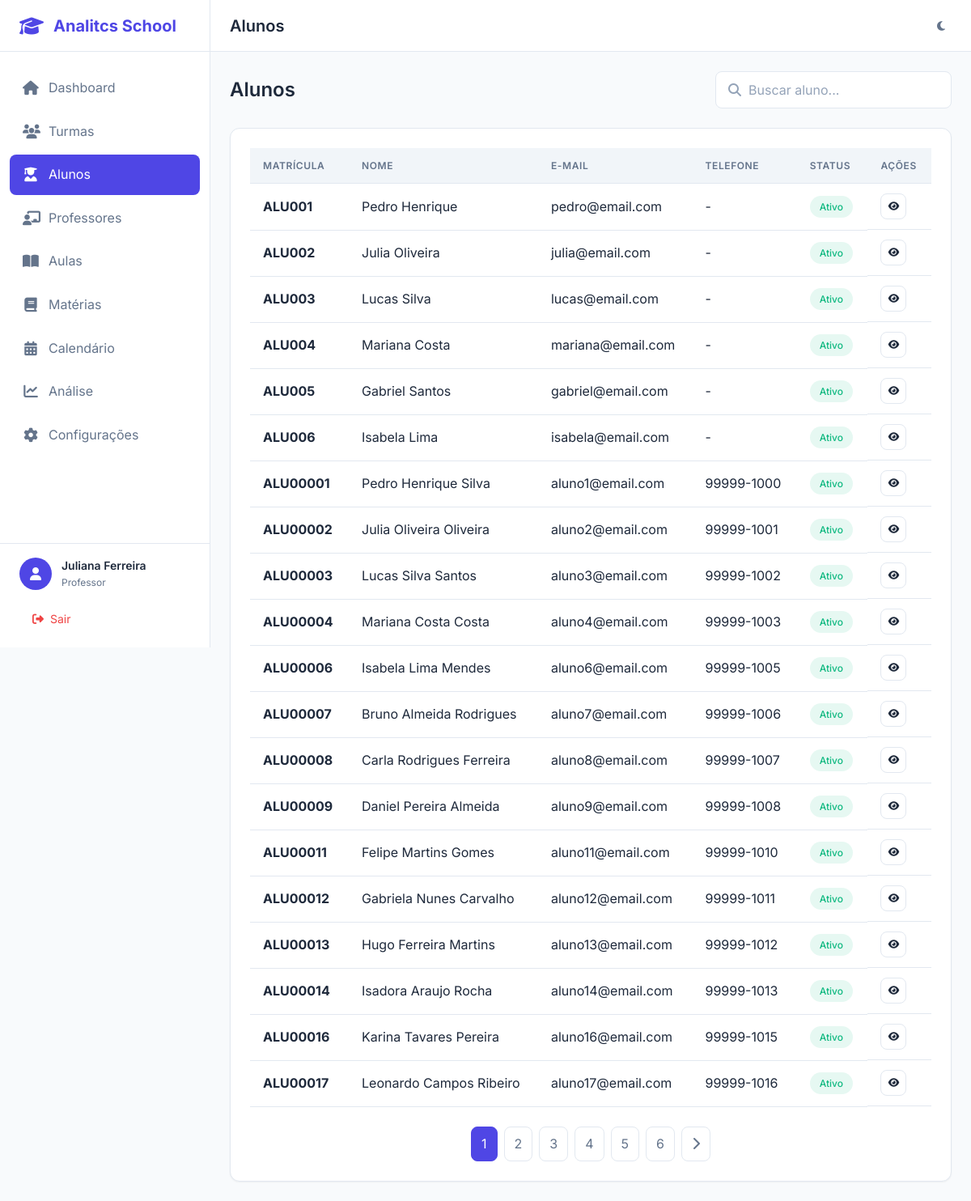
/alunos/ (signed in), run on the app's committed database.
### app/models/usuario.py (models this page shows, shortened)
class Usuario(UserMixin, db.Model):
    __tablename__ = 'usuarios'
    id = db.Column(db.Integer, primary_key=True)
    nome = db.Column(db.String(100), nullable=False)
    email = db.Column(db.String(120), unique=True, nullable=False, index=True)
    senha_hash = db.Column(db.String(256), nullable=False)
    tipo = db.Column(db.String(20), nullable=False, default='professor')
    avatar = db.Column(db.String(255), nullable=True)
    telefone = db.Column(db.String(20), nullable=True)
    tema = db.Column(db.String(10), default='light')
    ativo = db.Column(db.Boolean, default=True)
    criado_em = db.Column(db.DateTime, default=datetime.utcnow)
    atualizado_em = db.Column(db.DateTime, default=datetime.utcnow, onupdate=datetime.utcnow)
    ultimo_acesso = db.Column(db.DateTime, nullable=True)
    professor = db.relationship('Professor', backref='usuario', uselist=False, lazy=True)
    def tem_permissao(self, permissoes):
        return self.tipo in permissoes

### app/models/aluno.py (models this page shows, shortened)
class Aluno(db.Model):
    __tablename__ = 'alunos'
    id = db.Column(db.Integer, primary_key=True)
    nome = db.Column(db.String(100), nullable=False)
    matricula = db.Column(db.String(20), unique=True, nullable=False, index=True)
    data_nascimento = db.Column(db.Date, nullable=True)
    cpf = db.Column(db.String(14), unique=True, nullable=True)
    email = db.Column(db.String(120), nullable=True)
    telefone = db.Column(db.String(20), nullable=True)
    endereco = db.Column(db.Text, nullable=True)
    nome_responsavel = db.Column(db.String(100), nullable=True)
    telefone_responsavel = db.Column(db.String(20), nullable=True)
    email_responsavel = db.Column(db.String(120), nullable=True)
    ano_letivo = db.Column(db.Integer, nullable=False)
    status = db.Column(db.String(20), default='ativo')
    criado_em = db.Column(db.DateTime, default=datetime.utcnow)
    atualizado_em = db.Column(db.DateTime, default=datetime.utcnow, onupdate=datetime.utcnow)
    turmas = db.relationship('Turma', secondary='alunos_turmas', backref=db.backref('alunos', lazy='dynamic'))
    frequencias = db.relationship('Frequencia', backref='aluno', lazy='dynamic')
    notas = db.relationship('Nota', backref='aluno', lazy='dynamic')
    def to_dict(self) -> dict:
        return {
            'id': self.id,
            'nome': self.nome,
            'matricula': self.matricula,
            'data_nascimento': self.data_nascimento.isoformat() if self.data_nascimento else None,
            'cpf': self.cpf,
            'email': self.email,
            'telefone': self.telefone,
            'endereco': self.endereco,
            'nome_responsavel': self.nome_responsavel,
            'telefone_responsavel': self.telefone_responsavel,
            'email_responsavel': self.email_responsavel,
            'ano_letivo': self.ano_letivo,
            'status': self.status,
            'criado_em': self.criado_em.isoformat() if self.criado_em else None,
            'atualizado_em': self.atualizado_em.isoformat() if self.atualizado_em else None
        }

### app/controllers/alunos_controller.py (the view)
@alunos_bp.route('/')
@login_required
def index():
    page = request.args.get('page', 1, type=int)
    busca = request.args.get('busca', '')
    status = request.args.get('status', 'ativo')
    if busca:
        alunos_raw = _aluno_repo.search(busca)
        if status:
            alunos_raw = [a for a in alunos_raw if a.get('status') == status]
    elif status:
        alunos_raw = _aluno_repo.get_by_field('status', status)
    else:
        alunos_raw = _aluno_repo.get_all(order_by='nome')
    alunos_list = [AlunoDTO(a, _repos) for a in alunos_raw]
    alunos = _paginate(alunos_list, page)
    return render_template('alunos/index.html', alunos=alunos, busca=busca, status=status)

### app/controllers/alunos_controller.py (called while the page is built)
def _paginate(items: list, page: int, per_page: int = 20):
    total = len(items)
    start = (page - 1) * per_page
    end = start + per_page
    page_items = items[start:end]
    class PaginateObj:
        def __init__(self, items, page, per_page, total):
            self.items = items
            self.page = page
            self.per_page = per_page
            self.total = total
            self.pages = max(1, (total + per_page - 1) // per_page)
            self.has_prev = page > 1
            self.has_next = page < self.pages
            self.prev_num = page - 1
            self.next_num = page + 1
        def iter_pages(self):
            for i in range(1, self.pages + 1):
                yield i
    return PaginateObj(page_items, page, per_page, total)

### app/dtos/base_dto.py (called while the page is built, shortened)
    @staticmethod
    def parse_date(value):
        if value is None:
            return None

    @staticmethod
    def parse_datetime(value):
        if value is None:
            return None
        if isinstance(value, datetime):
            return value
        if isinstance(value, str):
            for fmt in [
                '%Y-%m-%dT%H:%M:%S.%f',
                '%Y-%m-%dT%H:%M:%S',
                '%Y-%m-%d %H:%M:%S.%f',
                '%Y-%m-%d %H:%M:%S',
                '%Y-%m-%d'
            ]:
                try:
                    return datetime.strptime(value, fmt)
                except ValueError:
                    continue
        return None

### app/models/usuario.py (called while the page is built)
@login_manager.user_loader
def load_user(user_id):
    return Usuario.query.get(int(user_id))

### app/repositories/aluno_repository.py (called while the page is built)
    def get_by_field(self, field: str, value) -> List[Dict]:
        if hasattr(Aluno, field):
            alunos = Aluno.query.filter(getattr(Aluno, field) == value).all()
            return [a.to_dict() for a in alunos]
        return []

### app/templates/alunos/index.html (shortened to what this page needs)
{% extends "base.html" %}
{% block page_title %}Alunos{% endblock %}
{% block content %}
<div class="list-header">
    <h2 class="list-title">Alunos</h2>
    <div class="list-actions">
        <div class="search-box">
            <i class="fas fa-search"></i>
            <input type="text" class="form-control" placeholder="Buscar aluno..." id="searchInput" value="{{ busca }}">
        </div>
    </div>
</div>
<div class="card">
    <div class="card-body">
        {% if alunos.items %}
        <div class="table-container">
            <table class="table">
                <thead>
                    <tr>
                        <th>Matrícula</th>
                        <th>Nome</th>
                        <th>E-mail</th>
                        <th>Telefone</th>
                        <th>Status</th>
                        <th>Ações</th>
                    </tr>
                </thead>
                <tbody>
                    {% for aluno in alunos.items %}
                    <tr>
                        <td><strong>{{ aluno.matricula }}</strong></td>
                        <td>{{ aluno.nome }}</td>
                        <td>{{ aluno.email or '-' }}</td>
                        <td>{{ aluno.telefone or '-' }}</td>
                        <td>
                            <span class="badge badge-{% if aluno.status == 'ativo' %}success{% elif aluno.status == 'inativo' %}danger{% else %}warning{% endif %}">
                                {{ aluno.status|capitalize }}
                            </span>
                        </td>
                        <td class="table-actions">
                            <a href="{{ url_for('alunos.detalhe', id=aluno.id) }}" class="btn btn-icon btn-sm btn-outline" title="Ver">
                                <i class="fas fa-eye"></i>
                            </a>
                        </td>
                    </tr>
                    {% endfor %}
                </tbody>
            </table>
        </div>
        {% if alunos.pages > 1 %}
        <div class="pagination">
            {% for p in alunos.iter_pages() %}
                {% if p %}
                <a href="{{ url_for('alunos.index', page=p, busca=busca) }}"
                   class="pagination-btn {% if p == alunos.page %}active{% endif %}">{{ p }}</a>
                {% endif %}
            {% endfor %}
            {% if alunos.has_next %}
            <a href="{{ url_for('alunos.index', page=alunos.next_num, busca=busca) }}" class="pagination-btn">
                <i class="fas fa-chevron-right"></i>
            </a>
            {% endif %}
        </div>
        {% endif %}
        {% endif %}
    </div>
</div>
{% endblock %}

### app/templates/base.html (shortened to what this page needs)
<!DOCTYPE html>
<html lang="pt-BR" data-theme="light">
<head>
    <link rel="stylesheet" href="https://cdnjs.cloudflare.com/ajax/libs/font-awesome/6.5.1/css/all.min.css">
    <link rel="stylesheet" href="{{ url_for('static', filename='css/main.css') }}">
    <link rel="stylesheet" href="{{ url_for('static', filename='css/components.css') }}">
    <link rel="stylesheet" href="{{ url_for('static', filename='css/responsive.css') }}">
</head>
<body {% if not current_user.is_authenticated %}class="auth-mode"{% endif %}>
    {% if current_user.is_authenticated %}
    <aside class="sidebar" id="sidebar">
        <div class="sidebar-header">
            <div class="logo">
                <i class="fas fa-graduation-cap"></i>
                <span>Analitcs School</span>
            </div>
        </div>
        <nav class="sidebar-nav">
            <ul>
                <li class="nav-item {% if request.endpoint == 'dashboard.index' %}active{% endif %}">
                    <a href="{{ url_for('dashboard.index') }}">
                        <i class="fas fa-home"></i>
                        <span>Dashboard</span>
                    </a>
                </li>
                <li class="nav-item {% if 'turmas' in request.endpoint %}active{% endif %}">
                    <a href="{{ url_for('turmas.index') }}">
                        <i class="fas fa-users"></i>
                        <span>Turmas</span>
                    </a>
                </li>
                <li class="nav-item {% if 'alunos' in request.endpoint %}active{% endif %}">
                    <a href="{{ url_for('alunos.index') }}">
                        <i class="fas fa-user-graduate"></i>
                        <span>Alunos</span>
                    </a>
                </li>
                <li class="nav-item {% if 'professores' in request.endpoint %}active{% endif %}">
                    <a href="{{ url_for('professores.index') }}">
                        <i class="fas fa-chalkboard-teacher"></i>
                        <span>Professores</span>
                    </a>
                </li>
                <li class="nav-item {% if 'aulas' in request.endpoint %}active{% endif %}">
                    <a href="{{ url_for('aulas.index') }}">
                        <i class="fas fa-book-open"></i>
                        <span>Aulas</span>
                    </a>
                </li>
                <li class="nav-item {% if 'materias' in request.endpoint %}active{% endif %}">
                    <a href="{{ url_for('materias.index') }}">
                        <i class="fas fa-book"></i>
                        <span>Matérias</span>
                    </a>
                </li>
                <li class="nav-item {% if 'calendario' in request.endpoint %}active{% endif %}">
                    <a href="{{ url_for('calendario.index') }}">
                        <i class="fas fa-calendar-alt"></i>
                        <span>Calendário</span>
                    </a>
                </li>
                <li class="nav-item {% if 'analise' in request.endpoint %}active{% endif %}">
                    <a href="{{ url_for('analise.index') }}">
                        <i class="fas fa-chart-line"></i>
                        <span>Análise</span>
                    </a>
                </li>
                <li class="nav-item {% if 'configuracoes' in request.endpoint %}active{% endif %}">
                    <a href="{{ url_for('configuracoes.index') }}">
                        <i class="fas fa-cog"></i>
                        <span>Configurações</span>
                    </a>
                </li>
            </ul>
        </nav>
        <div class="sidebar-footer">
            <div class="user-info">
                <div class="user-avatar">
                    <i class="fas fa-user"></i>
                </div>
                <div class="user-details">
                    <span class="user-name">{{ current_user.nome }}</span>
                    <span class="user-role">{{ current_user.tipo|capitalize }}</span>
                </div>
            </div>
            <a href="{{ url_for('auth.logout') }}" class="logout-btn">
                <i class="fas fa-sign-out-alt"></i>
                <span>Sair</span>
            </a>
        </div>
    </aside>
    <main class="main-content">
        <header class="header">
            <div class="header-left">
                <h1 class="page-title">{% block page_title %}Dashboard{% endblock %}</h1>
            </div>
            <div class="header-right">
                <button class="theme-toggle" id="themeToggle" title="Alternar tema">
                    <i class="fas fa-moon"></i>
                </button>
            </div>
        </header>
        <div class="content">
            {% block content %}{% endblock %}
        </div>
    </main>
    {% else %}
        {% block auth_content %}{% endblock %}
    {% endif %}
</body>
</html>

### app/static/css/components.css (style rules this page uses)
.list-header { display: flex; align-items: center; justify-content: space-between; margin-bottom: 1.5rem; flex-wrap: wrap; gap: 1rem; }
.list-title { font-size: 1.5rem; font-weight: 600; color: var(--text-primary); }
.list-actions { display: flex; align-items: center; gap: 0.75rem; }
.search-box { position: relative; }
.search-box input { padding-left: 2.5rem; min-width: 280px; }
.search-box i { position: absolute; left: 1rem; top: 50%; transform: translateY(-50%); color: var(--text-tertiary); }

### data on the page
Usuario: nome "Juliana Ferreira", tipo "Professor"
Aluno: matricula "ALU001", nome "Pedro Henrique", email "pedro@email.com", telefone "-", status "Ativo"
Aluno: matricula "ALU002", nome "Julia Oliveira", email "julia@email.com", telefone "-", status "Ativo"
Aluno: matricula "ALU003", nome "Lucas Silva", email "lucas@email.com", telefone "-", status "Ativo"
Aluno: matricula "ALU004", nome "Mariana Costa", email "mariana@email.com", telefone "-", status "Ativo"
Aluno: matricula "ALU005", nome "Gabriel Santos", email "gabriel@email.com", telefone "-", status "Ativo"
Aluno: matricula "ALU006", nome "Isabela Lima", email "isabela@email.com", telefone "-", status "Ativo"
Aluno: matricula "ALU00001", nome "Pedro Henrique Silva", email "aluno1@email.com", telefone "99999-1000", status "Ativo"
Aluno: matricula "ALU00002", nome "Julia Oliveira Oliveira", email "aluno2@email.com", telefone "99999-1001", status "Ativo"
Aluno: matricula "ALU00003", nome "Lucas Silva Santos", email "aluno3@email.com", telefone "99999-1002", status "Ativo"
Aluno: matricula "ALU00004", nome "Mariana Costa Costa", email "aluno4@email.com", telefone "99999-1003", status "Ativo"
Aluno: matricula "ALU00006", nome "Isabela Lima Mendes", email "aluno6@email.com", telefone "99999-1005", status "Ativo"
Aluno: matricula "ALU00007", nome "Bruno Almeida Rodrigues", email "aluno7@email.com", telefone "99999-1006", status "Ativo"
Aluno: matricula "ALU00008", nome "Carla Rodrigues Ferreira", email "aluno8@email.com", telefone "99999-1007", status "Ativo"
Aluno: matricula "ALU00009", nome "Daniel Pereira Almeida", email "aluno9@email.com", telefone "99999-1008", status "Ativo"
Aluno: matricula "ALU00011", nome "Felipe Martins Gomes", email "aluno11@email.com", telefone "99999-1010", status "Ativo"
Aluno: matricula "ALU00012", nome "Gabriela Nunes Carvalho", email "aluno12@email.com", telefone "99999-1011", status "Ativo"
Aluno: matricula "ALU00013", nome "Hugo Ferreira Martins", email "aluno13@email.com", telefone "99999-1012", status "Ativo"
Aluno: matricula "ALU00014", nome "Isadora Araujo Rocha", email "aluno14@email.com", telefone "99999-1013", status "Ativo"
Aluno: matricula "ALU00016", nome "Karina Tavares Pereira", email "aluno16@email.com", telefone "99999-1015", status "Ativo"
Aluno: matricula "ALU00017", nome "Leonardo Campos Ribeiro", email "aluno17@email.com", telefone "99999-1016", status "Ativo"

### other printed values
{{ p }} "1" "2" "3" "4" "5" "6"
